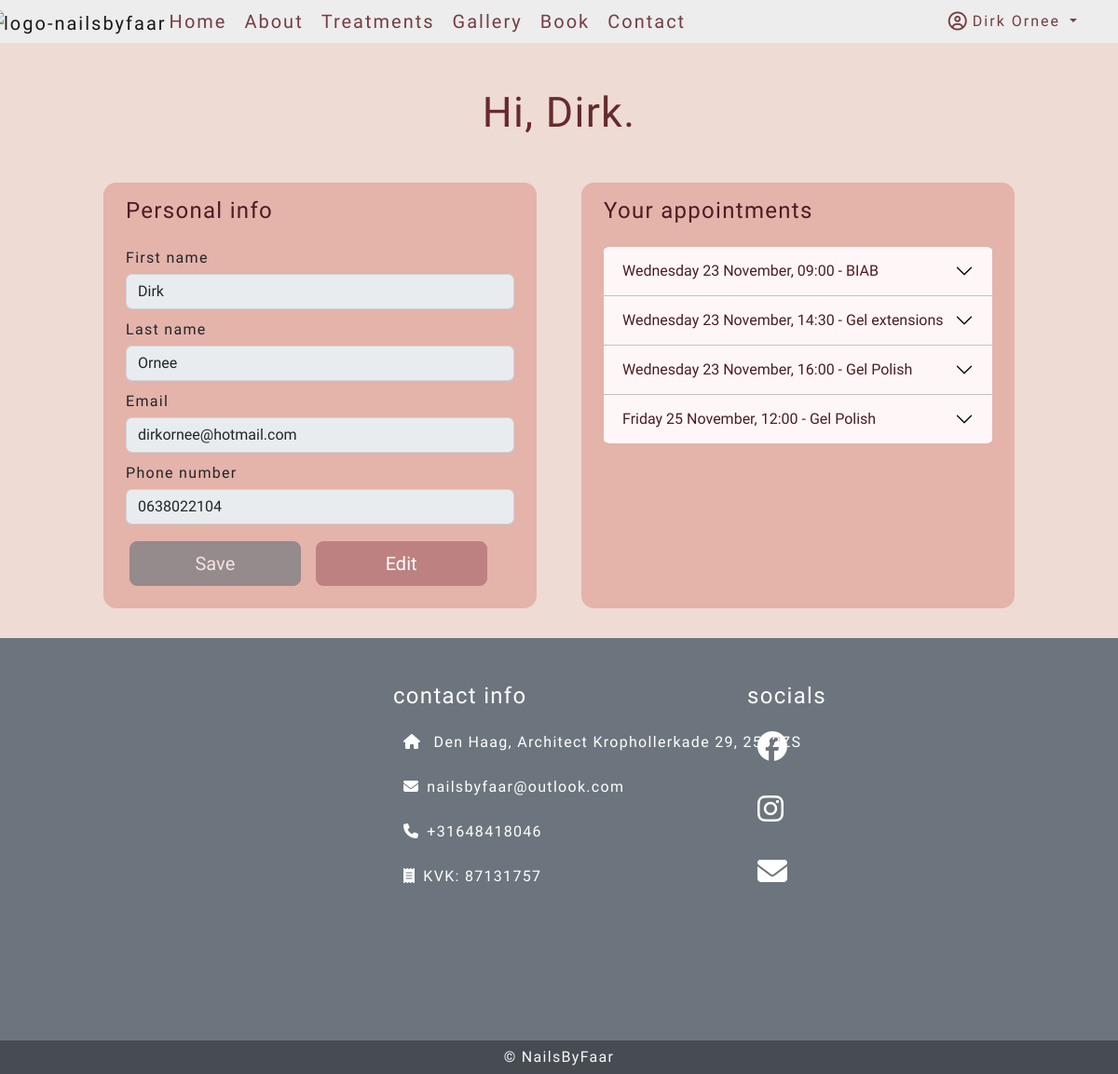
Page /user/dashboard (signed in) on the committed database.
### users/models.py (models this page shows, shortened)
class User(AbstractBaseUser, PermissionsMixin):
    email = models.EmailField(max_length=254, unique=True)
    first_name = models.CharField(max_length=254, null=True, blank=True)
    last_name = models.CharField(max_length=254, null=True, blank=True)
    phone_number = models.CharField(max_length=16, null=True, blank=True)
    is_staff = models.BooleanField(default=False)
    is_superuser = models.BooleanField(default=False)
    is_active = models.BooleanField(default=True)
    last_login = models.DateTimeField(null=True, blank=True)
    date_joined = models.DateTimeField(default=timezone.now)
    USERNAME_FIELD = 'email'
    EMAIL_FIELD = 'email'
    REQUIRED_FIELDS = []
    objects = UserManager()

### salon/models.py (models this page shows, shortened)
class Appointment(models.Model):
    user = models.ForeignKey(
        User,
        related_name="user",
        on_delete=models.PROTECT,
        null=True,
        blank=True
        )
    email = models.EmailField(max_length=254, blank=True, null=True)
    first_name = models.CharField(max_length=254, null=True, blank=True)
    last_name = models.CharField(max_length=254, null=True, blank=True)
    phone_number = models.CharField(max_length=16, null=True, blank=True)
    treatment_name = models.ForeignKey(
        Treatment,
        related_name="treatment_name",
        on_delete=models.PROTECT,
        null=True
        )
    date_time = models.DateTimeField()

class Treatment(models.Model):
    appointment_type = models.CharField(max_length=150)
    title = models.CharField(max_length=150, unique=True)
    description = models.TextField()
    short_description = models.CharField(max_length=225)
    image = CloudinaryField('image', default='placeholder')
    price = models.DecimalField(max_digits=10, decimal_places=2)
    duration = models.DecimalField(max_digits=3, decimal_places=0)
    display = models.BooleanField(default=False)
    active = models.BooleanField(default=False)

### users/views.py (the view, shortened to what this page needs)
# urls.py: path('dashboard', views.Dashboard.as_view(), name="dashboard"),
class Dashboard(View):
    def get(self, request):
        user_dict = {}
        if request.user.is_authenticated:
            user_dict = {
                'email': request.user.email,
                'first_name': request.user.first_name,
                'last_name': request.user.last_name,
                'phone_number': request.user.phone_number
                }
        else:
            return HttpResponseRedirect(reverse("account_login"))
        user_form = EditUserForm(initial=user_dict)
        yesterday = datetime.today() - timedelta(days=1)
        appointment_queryset_1 = Appointment.objects.filter(
            date_time__gt=yesterday).filter(
                user__email=request.user.email).order_by(
                    "date_time").values()
        appointment_queryset_2 = Appointment.objects.filter(
            date_time__gt=yesterday).filter(
                email=request.user.email).order_by(
                    "date_time").values()
        appointment_queryset = list(appointment_queryset_1 | appointment_queryset_2)
        for dict in appointment_queryset:
            date = dict["date_time"]
            check_date = datetime.now() + timedelta(days=2)
            if date <= check_date:
                dict["not_cancellable"] = True
            dict["date_time_short"] = dict["date_time"].strftime("%A %d %B, %H:%M")
            dict["date_time"] = dict["date_time"].strftime("%A %d %B %Y, %H:%M")
            dict["duration"] = int(Treatment.objects.get(id=dict['treatment_name_id']).duration)
            dict["treatment_name"] = Treatment.objects.get(id=dict['treatment_name_id']).title
        context = {"user_form": user_form, "appointments": appointment_queryset}
        return render(request, "user-dashboard.html", context=context)

### users/forms.py
class EditUserForm(forms.ModelForm):
    def __init__(self, *args, **kwargs):
        super(EditUserForm, self).__init__(*args, **kwargs)
        for fieldname, field in self.fields.items():
            field.widget.attrs.update({
            'class': 'custom-form-field'
        })
    class Meta:
        model = User
        fields = ('first_name', 'last_name', 'email', 'phone_number')

### templates/user-dashboard.html (shortened to what this page needs)
{% extends "base.html" %}
{% load static %}
{% load crispy_forms_tags %}
{% block content %}
<div class="container mt-md-5 my-2">
    <div class="row mx-auto w-100 justify-content-center">
        <div class="text-center mb-3">
            <h2>Hi, {{ request.user.first_name}}.</h2>
        </div>
        <div class="col-md-5 m-4 py-3 px-md-4 h-100 user-data-box">
            <h4>Personal info</h4>
            <form method="POST" class="mt-4" id="user-data-form">
                {{ user_form | crispy }}
                <div class="row">
                    <button type="submit" class="btn btn-secondary btn-card btn-lg col-5 disabled my-2 ms-3"
                        id="save-user-data">Save</button>
                    <button type="button" onClick="editUserData()"
                        class="btn btn-secondary btn-card btn-lg col-5 my-2 ms-3" id="edit-user-data">Edit</button>
                </div>
            </form>
        </div>
        <div class="col-md-5 m-4 py-3 px-md-4 user-data-box">
            <h4>Your appointments</h4>
            <div class="mt-4 accordion accordion-flush" id="accordionFlushAppointment">
                {% for appointment in appointments %}
                <div class="accordion-item">
                    <h5 class="accordion-header" id="flush-heading-{{ forloop.counter }}">
                        <button class="accordion-button collapsed" type="button" data-bs-toggle="collapse"
                            data-bs-target="#flush-collapse-{{ forloop.counter }}" aria-expanded="false"
                            aria-controls="flush-collapse-{{ forloop.counter }}">
                            {{ appointment.date_time_short }} - {{ appointment.treatment_name }}
                        </button>
                    </h5>
                </div>
                {% endfor %}
            </div>
        </div>
    </div>
</div>
{% endblock %}

### templates/base.html (shortened to what this page needs)
{% load static %}
{% load cloudinary %}
<!DOCTYPE html>
<html lang="en">
<head>
    <link href="https://cdn.jsdelivr.net/npm/bootstrap@5.2.1/dist/css/bootstrap.min.css" rel="stylesheet"
>
    <link rel="stylesheet" href="{% static 'css/style.css' %}">
</head>
<body class="d-flex flex-column min-vh-100">
    <header>
        {% if not is_home %}
        <nav class="navbar navbar-expand-md navbar-color navbar-background">
            {% else %}
            <nav class="navbar navbar-expand-md navbar-color">
                {% endif %}
                <div class="container-fluid">
                    <a href="{% url 'home' %}" class="navbar-brand"><img
                            src="https://res.cloudinary.com/dirkornee/image/upload/v1666360592/logo-no-background_thicker_s1qwll.png"
                            alt="logo-nailsbyfaar" style="height: 130px; margin: -24px;"></a>
                    <div class="collapse navbar-collapse" id="navbarSupportedContent">
                        <ul class="navbar-nav me-auto mb-2 mb-lg-0">
                            <li class="nav-item">
                                <a href="{% url 'home' %}" class="nav-link fs-5">Home</a>
                            </li>
                            <li class="nav-item">
                                <a href="{% url 'about' %}" class="nav-link fs-5">About</a>
                            </li>
                            <li class="nav-item">
                                <a href="{% url 'treatments' %}" class="nav-link fs-5">Treatments</a>
                            </li>
                            <li class="nav-item">
                                <a href="{% url 'gallery' %}" class="nav-link fs-5">Gallery</a>
                            </li>
                            <li class="nav-item">
                                <a href="{% url 'book' %}" class="nav-link fs-5">Book</a>
                            </li>
                            <li class="nav-item">
                                <a href="{% url 'contact' %}" class="nav-link fs-5">Contact</a>
                            </li>
                        </ul>
                        <ul class="navbar-nav ms-auto mb-2 mb-lg-0">
                            {% if request.user.is_authenticated %}
                            <li class="nav-item dropdown me-4">
                                <a class="nav-link dropdown-toggle" href="#" role="button" data-bs-toggle="dropdown"
                                    aria-expanded="false">
                                    <i class="far fa-user-circle fa-lg me-1"></i>{{ user.first_name }}
                                    {{user.last_name}}
                                </a>
                            </li>
                            {% else %}
                            <li class="na-item">
                                <a href="{% url 'account_login' %}"
                                    class="nav-link fs-5 btn btn-outline-primary btn-login" id="btn-login">Login</a>
                            </li>
                            {% endif %}
                        </ul>
                    </div>
                </div>
            </nav>
    </header>
    <main>
        {% block content %}
        {% endblock content %}
    </main>
    <footer class="text-white text-center text-lg-start bg-secondary mt-auto">
        <div class="container pt-5">
            <div class="row">
                <div class="col-lg-4 mb-4">
                    <div id="map"></div>
                </div>
                <div class="col-lg-4 mb-4">
                    <h4 class="mb-4 text-white">contact info</h4>
                    <ul class="fa-ul">
                        <li class="fa-li mb-4 text-nowrap">
                            <span><i class="fas fa-home"></i>
                            </span><span class="ms-2">Den
                                Haag, Architect Krophollerkade 29,
                                2552ZS</span>
                        </li>
                        <li class="fa-li mb-4 text-nowrap">
                            <span><i class="fas fa-envelope"></i></span><span
                                class="ms-2">nailsbyfaar@outlook.com</span>
                        </li>
                        <li class="fa-li mb-4 text-nowrap">
                            <span><i class="fas fa-phone"></i></span><span class="ms-2">+31648418046</span>
                        </li>
                        <li class="fa-li mb-4 text-nowrap">
                            <span><i class="fas fa-receipt"></i></span><span class="ms-2">KVK: 87131757</span>
                        </li>
                    </ul>
                </div>
                <div class="col-lg-4 mb-4">
                    <h4 class="mb-4 text-white">socials</h4>
                    <ul class="fa-ul">
                        <li class="fa-li mb-4 pb-2 footer-social-icon">
                            <span class="text-nowrap"><i class="fa-brands fa-facebook fa-2x"></i>
                            </span>
                        </li>
                        <li class="fa-li mb-4 pb-2 footer-social-icon">
                            <span class="text-nowrap"><i class="fa-brands fa-instagram fa-2x"></i></span>
                        </li>
                        <li class="fa-li mb-4 pb-2 footer-social-icon">
                            <span class="text-nowrap"><i class="fa-solid fa-envelope fa-2x"></i></span>
                        </li>
                    </ul>
                </div>
            </div>
        </div>
        <div class="container" style="max-width: 100%;">
            <div class="row bg-dark" style="--bs-bg-opacity: .50">
                <div class="col-12 text-center">
                    <p class="mb-0 p-1 text-light">&copy; NailsByFaar</p>
                </div>
            </div>
        </div>
    </footer>
</body>
</html>

### static/css/style.css (style rules this page uses)
body { background-color: rgba(224, 189, 177, 0.54); font-family: 'Ubuntu', sans-serif; letter-spacing: 1.3px; font-weight: 300; }
p { line-height: 28px; color: rgb(115, 115, 115); font-weight: 400; }
h2 { font-size: 2.8rem; color: #672a2e; }
h4 { color: #4b1c24; }
h5 { color: #4b1c24; }
a { color: #BC8180; }
ul li { margin-left: 3px !important; }
.navbar { padding: 0; letter-spacing: 2px; font-weight: 300; }
.navbar-color { --bs-navbar-color: #672a2ee6; --bs-navbar-hover-color: #a17772; }
.navbar-background { background-color: #ededed; }
div#map { min-height: 360px; }
* { box-sizing: border-box; margin: 0; padding: 0; }
.fa-ul { margin-left: 2rem; }
.btn-card { --bs-btn-bg: #BC8180; --bs-btn-border-color: #BC8180; --bs-btn-hover-bg: #A17772; --bs-btn-hover-border-color: #A17772; --bs-btn-active-bg: #672A2E; --bs-btn-active-border-color: #672A2E; }
.custom-form-field { margin-top: 5px; margin-bottom: 10px; }
.user-data-box { background: #e4b3aa; border-radius: 3%; }
#accordionFlushAppointment { overflow: hidden; border-radius: 2%; --bs-accordion-bg: #fff7f7; --bs-accordion-border-color: #c2c2c2; --bs-accordion-btn-color: unset; --bs-accordion-active-bg: #bc8180; --bs-accordion-active-color: white; }

### rows in the picture
User: first_name "Dirk", last_name "Ornee", user.first_name "Dirk", email "dirkornee@hotmail.com", phone_number "0638022104"
Appointment: date_time_short "Wednesday 23 November, 09:00", treatment_name "BIAB"
Appointment: date_time_short "Wednesday 23 November, 14:30", treatment_name "Gel extensions"
Appointment: date_time_short "Wednesday 23 November, 16:00", treatment_name "Gel Polish"
Appointment: date_time_short "Friday 25 November, 12:00", treatment_name "Gel Polish"
